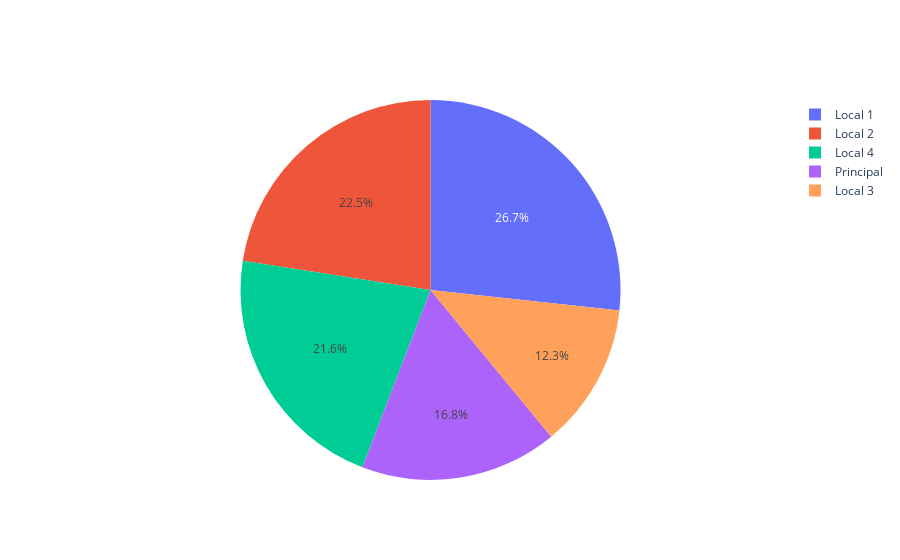

This figure's notebook cell:
### Markdown cell above
Estudo autônomo
Construa o gráfico de pizza da lição.
Dê um nome para ele.
Dados para mais um mês acabaram de chegar:
O local 2 construiu um novo salão e expandiu seu menu, pelo que o número de pedidos aumentou 30% desde o último mês.
O restaurante principal foi fechado por duas semanas para uma inspeção feita pelo Ministério da Saúde. O número de pedidos caiu 50% desde o último mês.
O local 3 viu um pequeno aumento nos pedidos—só 3%.
O número de pedidos para os locais 1 e 4 ficou mais ou menos na mesma: 18.650 e 15.100 pedidos, respectivamente.
Construa um gráfico de pizza com esses novos dados.

### Code cell
from plotly import graph_objects as go

name_rest = ['Local 1', 'Local 2', 'Local 3', 'Local 4', 'Principal']
values = [18538, 12098, 8353, 15043, 23450]
values[1] = values[1] * 1.3
values[-1] = values[-1] * 0.5
values[2] = values[2] * 1.03
values[0] = 18650
values[-2] = 15100

fig = go.Figure(data=[go.Pie(labels=name_rest, values=values)])
fig.show()

### Figure 1 — Plotly figure (JSON) as saved in the notebook; plotly's stock layout.template omitted (floating-point values rounded to 4 significant figures)
{"data": [{"labels": ["Local 1", "Local 2", "Local 3", "Local 4", "Principal"], "type": "pie", "values": [18650, 15730.0, 8604.0, 15100, 11725]}], "layout": {}}
